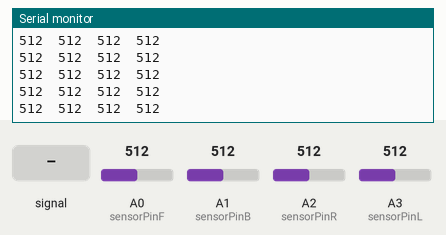
Recording of a sketch running on a simulated Arduino Uno, built with avr-gcc and run on an emulated ATmega328P. On the bench: the last lines printed to the serial monitor. Inputs (shaded band) come from the test bench; at power-on: A0 (sensorPinF) = 512, A1 (sensorPinB) = 512, A2 (sensorPinR) = 512, A3 (sensorPinL) = 512.

Above: at 1.2 s.
1.3 s: A0 (sensorPinF) fed a 200 Hz sine of ±81 counts around its level
At 1.41 s:
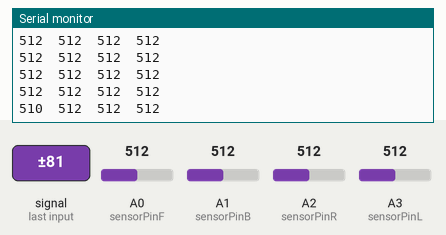
2.8 s: A0 (sensorPinF) set to 716
At 2.82 s:
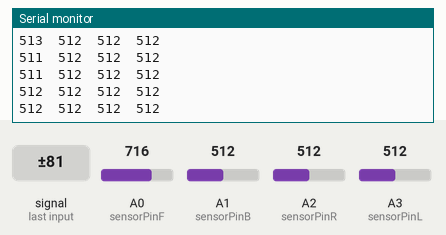
4.3 s: A1 (sensorPinB) set to 716
At 4.34 s:
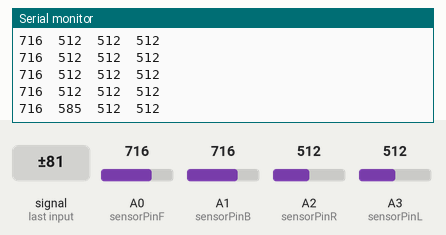
5.8 s: A2 (sensorPinR) set to 716
At 5.86 s:
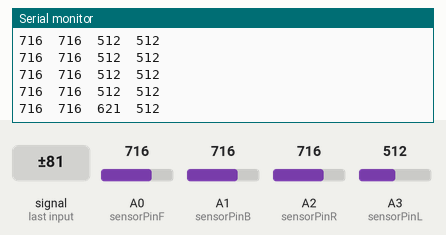
7.3 s: A3 (sensorPinL) set to 716
At 7.38 s:
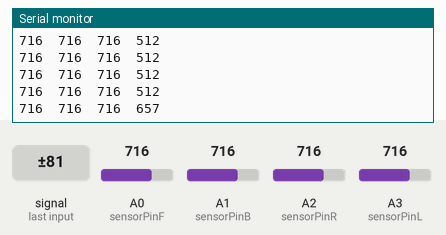
8.8 s: A0 (sensorPinF) set to 992
At 8.9 s:
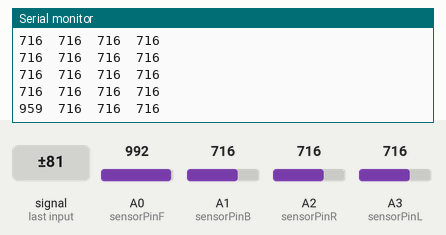
Timing chart, 0 to 11.3 s (numbered marks = the images above; inputs shaded):
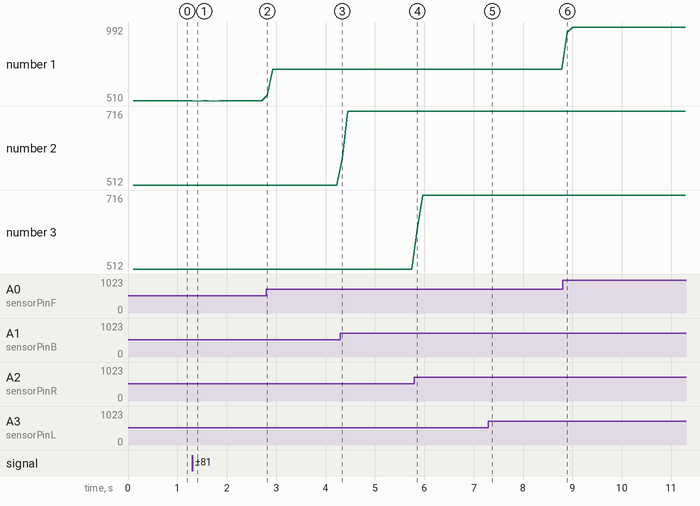

The sketch:

IR_analog.ino
```cpp
/*
* This program averages a number of samples together, designed to
 * read from several IR sensors.
 */

#define SAMPLE_AMOUNT 250

int sensorPinF = A0;
int sensorPinB = A1;
int sensorPinR = A2;
int sensorPinL = A3;

typedef struct dataStore{
  int D0;
  int D1;
  int D2;
  int D3;

  long sum0;
  long sum1;
  long sum2;
  long sum3;

  int avg0;
  int avg1;
  int avg2;
  int avg3;
};

void setup() {
  Serial.begin(9600);
  pinMode(sensorPinF,INPUT);
  pinMode(sensorPinB,INPUT);
  pinMode(sensorPinR,INPUT);
  pinMode(sensorPinL,INPUT);

};

void loop() {
  struct dataStore data;
  data.sum0 = 0;
  data.sum1 = 0;
  data.sum2 = 0;
  data.sum3 = 0;
  long sensorAverage = 0;
  long sampleSum = 0;
  for (int i = 0; i < SAMPLE_AMOUNT; i++) {


    // read the value(s) from the sensor:
    data.D0 = analogRead(sensorPinF);
    data.D1 = analogRead(sensorPinB);
    data.D2 = analogRead(sensorPinR);
    data.D3 = analogRead(sensorPinL);
    data.sum0 += data.D0;
    data.sum1 += data.D1;
    data.sum2 += data.D2;
    data.sum3 += data.D3;
  };

  data.avg0 = data.sum0/SAMPLE_AMOUNT;
  data.avg1 = data.sum1/SAMPLE_AMOUNT;
  data.avg2 = data.sum2/SAMPLE_AMOUNT;
  data.avg3 = data.sum3/SAMPLE_AMOUNT;

  Serial.print(data.avg0);
  Serial.print("\t");
  Serial.print(data.avg1);
  Serial.print("\t");
  Serial.print(data.avg2);
  Serial.print("\t");
  Serial.print(data.avg3);
  Serial.println();

};
```

Measured:
- after the input at 1.3 s, the serial monitor: prints a new line after 0.11 s (image 1)
- after the input at 4.3 s, the serial monitor: prints a new line at once (image 3)
- after the input at 5.8 s, the serial monitor: prints a new line after 0.06 s (image 4)
- after the input at 7.3 s, the serial monitor: prints a new line after 0.08 s (image 5)
- after the input at 8.8 s, the serial monitor: prints a new line after 0.10 s (image 6)
- plotted number 1: 512 → 716 after the input at 2.8 s, 716 → 992 after the input at 8.8 s
